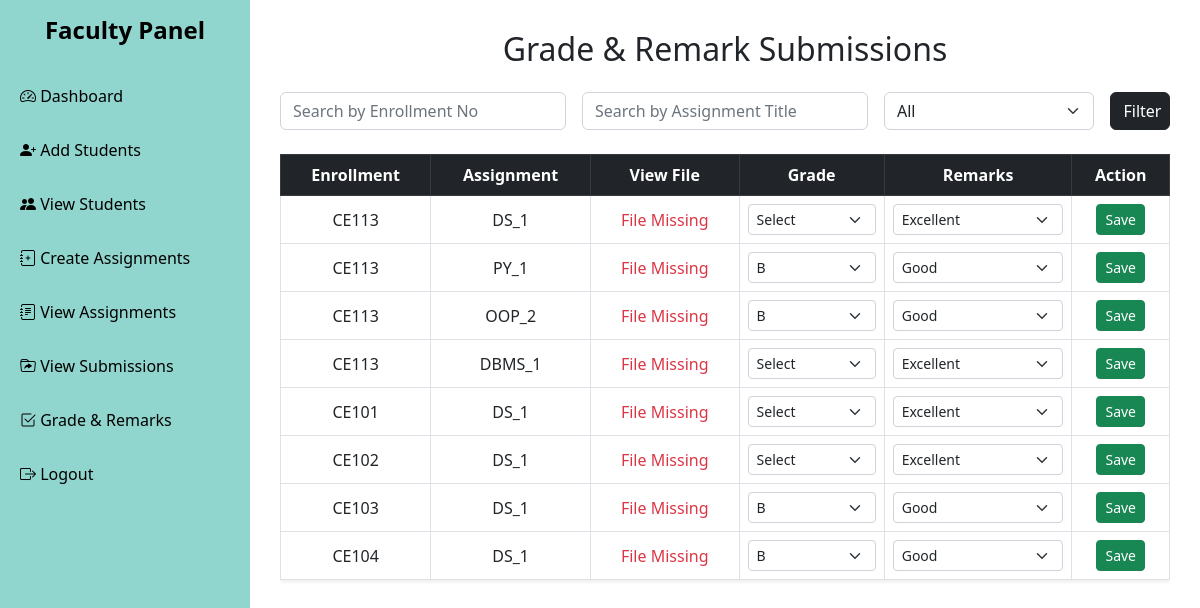
Page /give_grades.php on the committed database.
### tables this page shows
CREATE TABLE `submissions` (
  `submission_id` int(11) NOT NULL,
  `assignment_id` int(11) NOT NULL,
  `s_id` int(11) NOT NULL,
  `file_name` varchar(255) NOT NULL,
  `file_type` varchar(50) NOT NULL,
  `submitted_at` date NOT NULL,
  `grade` varchar(10) NOT NULL,
  `remarks` text NOT NULL
);

CREATE TABLE `students` (
  `s_id` int(11) NOT NULL,
  `faculty_id` int(11) NOT NULL,
  `s_name` varchar(100) NOT NULL,
  `s_email` varchar(100) NOT NULL,
  `enroll_no` varchar(50) NOT NULL,
  `pass` varchar(100) NOT NULL
);

CREATE TABLE `assignments` (
  `assignment_id` int(11) NOT NULL,
  `title` varchar(100) NOT NULL,
  `description` text NOT NULL,
  `due_date` date NOT NULL,
  `sub_id` int(11) NOT NULL,
  `file_name` varchar(255) DEFAULT NULL
);

### give_grades.php (the view, shortened to what this page needs)
<?php
include "db_connect.php";
?>
<!DOCTYPE html>
<html lang="en">
<head>
  <link href="https://cdn.jsdelivr.net/npm/bootstrap@5.2.3/dist/css/bootstrap.min.css" rel="stylesheet">
  <link href="https://cdn.jsdelivr.net/npm/bootstrap-icons@1.10.5/font/bootstrap-icons.css" rel="stylesheet">
</head>
<body>
<div class="wrapper">
  <div class="sidebar">
    <h4>Faculty Panel</h4>
    <a href="faculty_dashboard.php"><i class="bi bi-speedometer2"></i> Dashboard</a>
    <a href="faculty_add_student.php"><i class="bi bi-person-plus-fill"></i> Add Students</a>
    <a href="faculty_student_view.php"><i class="bi bi-people-fill"></i> View Students</a>
    <a href="create_assignment.php"><i class="bi bi-journal-plus"></i> Create Assignments</a>
    <a href="view_assignment_faculty.php"><i class="bi bi-journal-text"></i> View Assignments</a>
    <a href="view_submissions_faculty.php"><i class="bi bi-folder-symlink"></i> View Submissions</a>
    <a href="give_grades.php"><i class="bi bi-check2-square"></i> Grade & Remarks</a>
    <a href="index.php"><i class="bi bi-box-arrow-right"></i> Logout</a>
  </div>
<div class="content-wrapper">
  <h2 class="mb-4 text-center">Grade & Remark Submissions</h2>
  <form method="GET" class="row g-3 mb-4">
    <div class="col-md-4">
      <input type="text" name="enroll" value="<?= isset($_GET['enroll']) ? htmlspecialchars($_GET['enroll']) : '' ?>" class="form-control" placeholder="Search by Enrollment No">
    </div>
    <div class="col-md-4">
      <input type="text" name="title" value="<?= isset($_GET['title']) ? htmlspecialchars($_GET['title']) : '' ?>" class="form-control" placeholder="Search by Assignment Title">
    </div>
    <div class="col-md-3">
      <select name="graded" class="form-select">
        <option value="">All</option>
      </select>
    </div>
    <div class="col-md-1">
      <button type="submit" class="btn btn-dark w-100">Filter</button>
    </div>
  </form>
  <div class="table-responsive">
    <table class="table table-bordered table-hover align-middle text-center bg-white shadow-sm">
      <thead class="table-dark">
        <tr>
          <th>Enrollment</th>
          <th>Assignment</th>
          <th>View File</th>
          <th>Grade</th>
          <th>Remarks</th>
          <th>Action</th>
        </tr>
      </thead>
      <tbody>
        <?php
        $where = "WHERE 1=1";
        $query = "
          SELECT
            s.submission_id, s.s_id, s.assignment_id, s.file_name,
            s.grade, s.remarks, st.enroll_no, a.title AS assignment_title
          FROM
            submissions s
            INNER JOIN students st ON s.s_id = st.s_id
            INNER JOIN assignments a ON s.assignment_id = a.assignment_id
          $where
          ORDER BY s.submitted_at DESC
        ";
        $result = mysqli_query($conn, $query);
        if (mysqli_num_rows($result) > 0):
          while ($row = mysqli_fetch_assoc($result)):
            $modal_id = "modal" . $row['submission_id'];
            $file_path = htmlspecialchars($row['file_name']);
        ?>
          <tr>
            <td><?= htmlspecialchars($row['enroll_no']) ?></td>
            <td><?= htmlspecialchars($row['assignment_title']) ?></td>
            <td>
              <?php if (file_exists($file_path)) : ?>
                <button class="btn btn-success btn-sm" data-bs-toggle="modal" data-bs-target="#<?= $modal_id ?>">View PDF</button>
              <?php else : ?>
                <span class="text-danger">File Missing</span>
              <?php endif; ?>
            </td>
            <form method="POST">
              <td>
 <select name="grade" class="form-select form-select-sm" required>
    <option value="">Select</option>
    <option value="B" <?= ($row['grade'] == 'B') ? 'selected' : '' ?>>B</option>
  </select>
</td>
<td>
  <select name="remarks" class="form-select form-select-sm">
    <option value="Excellent" <?= ($row['remarks'] == 'Excellent') ? 'selected' : '' ?>>Excellent</option>
    <option value="Good" <?= ($row['remarks'] == 'Good') ? 'selected' : '' ?>>Good</option>
  </select>
</td> <td>
                <button type="submit" class="btn btn-success btn-sm">Save</button>
              </td>
            </form>
          </tr>
        <?php endwhile; else: ?>
          <tr><td colspan="6" class="text-muted">No submissions found.</td></tr>
        <?php endif; ?>
      </tbody>
    </table>
  </div>
</div>
</body>
</html>

### give_grades.php (style rules this page uses)
body { font-family: 'Segoe UI', sans-serif; background-image: url('images/image10.jpg'); background-repeat: no-repeat; background-size: cover; background-attachment: fixed; margin: 0; min-height: 100vh; display: flex; flex-direction: column; }
.wrapper { flex: 1; display: flex; min-height: 100vh; background-color: rgba(255, 255, 255, 0.85); }
.sidebar { flex-shrink: 0; width: 250px; background-color: rgb(145, 214, 206); color: #000; padding-top: 1rem; position: sticky; top: 0; height: 100vh; }
.sidebar h4 { text-align: center; margin-bottom: 1.5rem; font-weight: bold; }
.sidebar a { color: #000; text-decoration: none; display: block; padding: 15px 20px; font-weight: 500; transition: background-color 0.3s ease; }
.content-wrapper { flex-grow: 1; padding: 30px; }

### rows in the picture
submissions: s.enroll_no "CE113", assignment.title "DS_1", shows "File Missing", remarks "Excellent"
submissions: s.enroll_no "CE113", assignment.title "PY_1", shows "File Missing", grade "B", remarks "Good"
submissions: s.enroll_no "CE113", assignment.title "OOP_2", shows "File Missing", grade "B", remarks "Good"
submissions: s.enroll_no "CE113", assignment.title "DBMS_1", shows "File Missing", remarks "Excellent"
submissions: s.enroll_no "CE101", assignment.title "DS_1", shows "File Missing", remarks "Excellent"
submissions: s.enroll_no "CE102", assignment.title "DS_1", shows "File Missing", remarks "Excellent"
submissions: s.enroll_no "CE103", assignment.title "DS_1", shows "File Missing", grade "B", remarks "Good"
submissions: s.enroll_no "CE104", assignment.title "DS_1", shows "File Missing", grade "B", remarks "Good"
